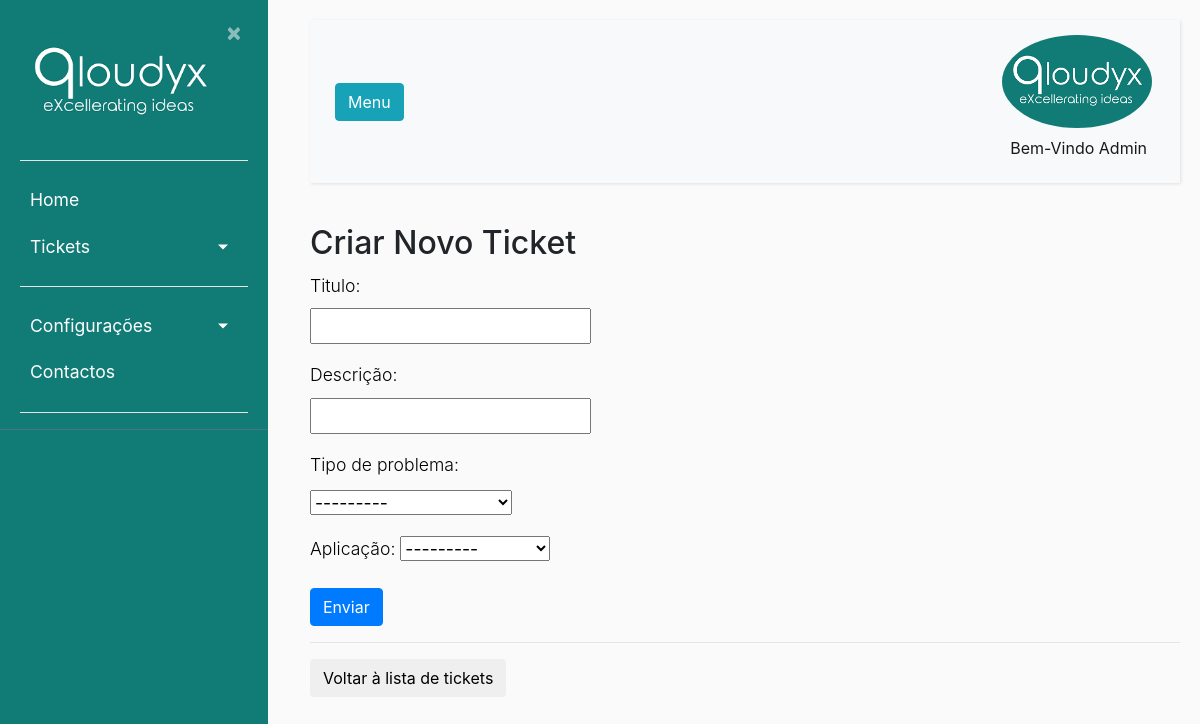
Page /novo/ (signed in) on the committed database.
### ticket/models.py (models this page shows, shortened)
class Usuarios(AbstractBaseUser):
    uuid = models.UUIDField(default = uuid.uuid4)
    nome = models.CharField(max_length=100, unique=True,verbose_name='Utilizador')
    email = models.EmailField(verbose_name='E-mail')
    foto = models.ImageField(null=True, blank=True, upload_to='users/uploads/fotos',verbose_name='Foto')
    descricao = models.CharField(max_length=250, null=True)
    EscolhasRole = {
    ("Interno", "Interno"),
    ("Operador", "Operador"),
    ("Cliente", "Cliente"),
    }
    role = models.CharField(max_length=50,choices= EscolhasRole ,verbose_name='Cargo')
    entidade = models.ManyToManyField(Entidades, verbose_name='Entidades')
    telefone = PhoneNumberField(null=True, blank=False, unique=True, verbose_name='Telefone')
    date_of_birth = models.DateField(verbose_name='Data de Nascimento')
    is_active = models.BooleanField(default=True, verbose_name='Ativo?')
    is_admin = models.BooleanField(default=False, verbose_name='Admin?')
    objects = MyUserManager()
    USERNAME_FIELD = 'nome'
    REQUIRED_FIELDS = ['date_of_birth','email']
    def nomes_entidade(self):
            return ', '.join([a.nome for a in self.entidade.all()])
    nomes_entidade.short_description = "Entidades"

class TiposPedidos(models.Model):
    nome = models.CharField(max_length=100, verbose_name='Pedido')
    descricao = models.CharField(max_length=300, verbose_name='Descrição')
    def __str__(self):
        return self.nome

class Apps(models.Model):
    nome = models.CharField(max_length=150, verbose_name='Aplicação')
    ativo = models.BooleanField(default=True, verbose_name='Ativo?')
    def __str__(self):
        return self.nome

### ticket/views.py (the view)
# urls.py: path('novo/', views.create_ticket, name='ticket-novo'), #Criar novo Ticket
def create_ticket(request):
    if request.method == 'POST':
        form = TicketForm(data=request.POST,current_user=request.user)
        if form.is_valid():
            ticket = form.save(commit=False)
            ticket.id_Proprietario = request.user
            ticket = ticket.save()
            form.instance.usuarios = request.user
            messages.success(request, f'Ticket enviado com sucesso, espere por feedback do nosso operador em serviço.')
            return redirect('listaticket')
    else:
        form = TicketForm(current_user=request.user)
    return render(request, 'ticket/novoticket.html', {'form': form})

### users/forms.py
class TicketForm(forms.ModelForm):
    def __init__(self,current_user,*args, **kwargs):
        super(TicketForm, self).__init__(*args, **kwargs)
        self.fields['usuario_app'].queryset = self.fields['usuario_app'].queryset.exclude(~Q(usuario=current_user))
    class Meta:
        model = Ticket
        fields = ['nome', 'descricao','app_tpPedidos', 'usuario_app']
        labels = {
        "nome": "Titulo",
        "descricao":"Descrição",
        "app_tpPedidos": "Tipo de problema",
        "usuario_app" : "Aplicação"
    }

### ticket/models.py (called while the page is built)
    def __str__(self):
        return f"{self.app}"

    def __str__(self):
        return f"{self.tipoPedidos}"

### ticket/templates/ticket/novoticket.html (shortened to what this page needs)
{% extends "ticket/base.html" %}
{% block content %}
    <div>
        <h2>Criar Novo Ticket</h2>
        <form method="post">
            {{ form.as_p }}
            <button type="submit" class="btn btn-primary">Enviar</button>
        </form>
        <hr>
        <button type="button" class="btn btn"><a href="{% url 'listaticket' %}">Voltar à lista de tickets</a></button>
    </div>
{% endblock content %}

### ticket/templates/ticket/base.html (shortened to what this page needs)
{% load static %}
<!DOCTYPE html>
<html lang="en">
<head>
    <link rel="stylesheet" href="https://cdn.jsdelivr.net/npm/bootstrap@4.0.0/dist/css/bootstrap.min.css">
    <link rel="stylesheet" type="text/css" href="{% static 'ticket/main.css' %}">
</head>
<body>
    {% if user.nome == "Registo" %}
    <div class="wrapper">
        <nav id="sidebar">
            <div class="sidebar-header">
                <a href = "{% url 'ticket-home' %}"> <img src="{% static 'ticket/Qloudyx.png' %}" style="width:200px;height:100%;"></a>
                <a class="close" onclick="CloseMenu()">&nbsp×&nbsp</a>
                <hr>
                <form method="post" action="{% url 'logout' %}">
                    {% csrf_token %}
                    <a><button style="color:white; text-align:center" class="astext" type="submit">Logout</button></a>
                </form>
                <hr>
            </div>
            </ul>
        </nav>
            <main role="main" class="container">
                <div class="row">
                    <div class="col-md-8">
                        {% if messages %}
                            {% for message in messages %}
                                <div class="alert alert-{{ message.tags }} ">
                                    {{ message }}
                                </div>
                            {% endfor %}
                        {% endif %}
                    </div>
                </div>
            </main>
            <div class="collapse navbar-collapse" id="navbarSupportedContent">
                <ul class="nav navbar-nav ml-auto">
                    <li class="nav-item active">
                        <div class="dropdown">
                            {% if user.is_authenticated %}
                            <img src= "{{ user.foto.url }} " alt="Menu" class="rounded-circle" width="150" />
                            <center>
                            </center>
                        </div>
                        {% endif %}
                    </li>
                </ul>
                </div>
        </div>
        {% block restricted %}{% endblock %}
    {% else %}
    <div class="wrapper">
        <nav id="sidebar">
            <div class="sidebar-header">
                <a href = "{% url 'ticket-home' %}"> <img src="{% static 'ticket/Qloudyx.png' %}" style="width:200px;height:100%;"></a>
                <a class="close" onclick="CloseMenu()">&nbsp×&nbsp</a>
                <hr>
            </div>
            <ul class="list-unstyled components" >
                <li>
                    <a href="{% url 'ticket-home' %}">Home</a>
                    {% if user.is_authenticated %}
                    <a href="#pageSubmenu" data-toggle="collapse" aria-expanded="false" class="dropdown-toggle">Tickets</a>
                    {% endif %}
                </li>
                <li>
                    {% if user.is_authenticated %}
                    <hr>
                    <a href="#homeSubmenu" data-toggle="collapse" aria-expanded="false" class="dropdown-toggle">Configurações</a>
                    {% endif %}
                    <a href="#">Contactos</a>
                    <hr>
            </ul>
        </nav>
        </div>
        <div id="content">
            <nav class="navbar navbar-expand-lg navbar-light bg-light">
                <div class="container-fluid">
                    <button type="button" id="sidebarCollapse" onClick="OpenMenu()" class="btn btn-info">
                        <span>Menu</span>
                    </button>
                    {% if user.is_authenticated %}
                    <div class="collapse navbar-collapse" id="navbarSupportedContent">
                        <ul class="nav navbar-nav ml-auto">
                            <li class="nav-item active">
                                <div class="dropdown">
                                    {% if user.is_authenticated %}
                                    <img src= "{{ user.foto.url }} " alt="Menu" class="rounded-circle" width="150" />
                                </div>
                                <a class="nav-link" href="#">Bem-Vindo {{user.nome}}</a>
                                {% endif %}
                            </li>
                        </ul>
                    </div>
                    {% endif %}
                </div>
            </nav>
            <main role="main" class="container">
                <div class="row">
                    <div class="col-md-8">
                    </div>
                </div>
            </main>
            {% block content %}{% endblock %}
            {% endif %}
</body>
</html>

### ticket/static/ticket/main.css (style rules this page uses)
body { background: #fafafa; }
p { font-size: 1.1em; font-weight: 300; line-height: 1.7em; max-width: 250px; color: black; display:block; text-align: left; }
hr { background-color: white; }
a, a:hover, a:focus { color: inherit; text-decoration: none; transition: all 0.3s; }
.navbar { padding: 15px 10px; background: #fff; border: none; border-radius: 0; margin-bottom: 40px; box-shadow: 1px 1px 3px rgba(0, 0, 0, 0.1); }
.wrapper { display: flex; width: 100%; align-items: stretch; }
#sidebar { height: 100%; width: 250; position: fixed; z-index: 1; overflow-x: hidden; background: #117B76; color: #fff; transition: all 0.3s; }
#sidebar .sidebar-header { padding-left: 20px; padding-top: 20px; padding-right: 20px; background: #117B76; }
#sidebar ul.components { padding-left: 20px; padding-right: 20px; border-bottom: 1px solid #47748b; }
#sidebar ul li a { padding: 10px; font-size: 1.1em; display: block; }
a[data-toggle="collapse"] { position: relative; }
.dropdown-toggle::after { display: block; position: absolute; top: 50%; right: 20px; transform: translateY(-50%); }
#content { margin-left: 290px; position: relative; padding: 20px; min-height: 100vh; transition: all 0.3s; }

### ticket/templates/ticket/base.html (style rules this page uses)
.dropdown { position: relative; display: inline-block; }

### rows in the picture
Usuarios: foto (picture), nome "Admin"
